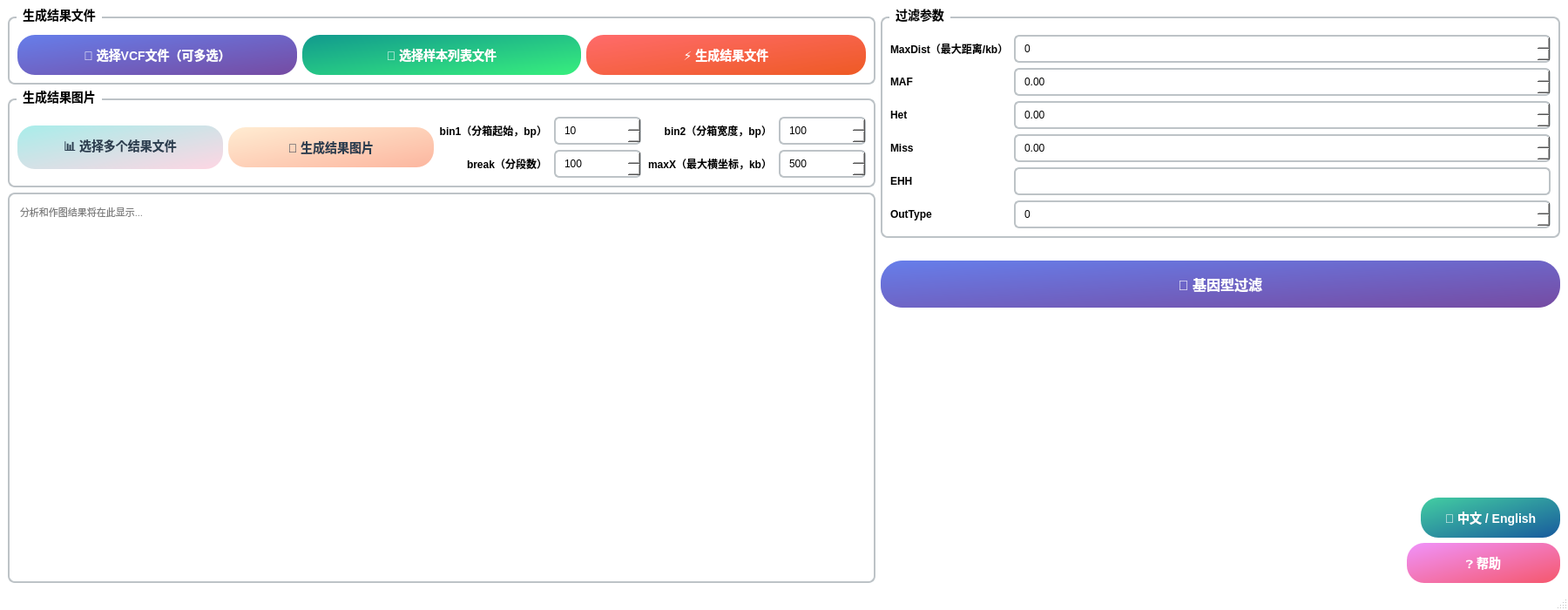
<?xml version="1.0" encoding="UTF-8"?>
<!--
 Copyright (c) 2026 BGI-Shenzhen
 Licensed under the MIT License. See LICENSE file for details.
-->
<ui version="4.0">
 <class>MainWindow</class>
 <widget class="QMainWindow" name="MainWindow">
  <property name="geometry">
   <rect>
    <x>0</x>
    <y>0</y>
    <width>1800</width>
    <height>700</height>
   </rect>
  </property>
  <property name="windowTitle">
   <string>PopLDdecay GUI - 连锁不平衡衰减分析工具</string>
  </property>
   <property name="styleSheet">
   <string notr="true">/* 固定主窗口与内容区背景为白色，不随系统主题变化 */
QMainWindow { background-color: #ffffff; }
QWidget#centralwidget { background-color: #ffffff; }
/* 固定字体与颜色为当前样式 */
QGroupBox { font-weight: bold; font-size: 14px; color: #000000; border: 2px solid #bdc3c7; border-radius: 8px; margin-top: 10px; padding-top: 10px; background-color: #ffffff; }
QGroupBox::title { subcontrol-origin: margin; left: 10px; padding: 0 5px 0 5px; color: #000000; font-weight: bold; font-size: 14px; }
QLabel { color: #000000; font-size: 12px; font-weight: 500; }
QTextEdit { background-color: #ffffff; border: 2px solid #bdc3c7; border-radius: 8px; padding: 8px; font-family: 'Consolas', 'Monaco', monospace; font-size: 11px; color: #000000; }
QSpinBox, QDoubleSpinBox, QLineEdit { background-color: #ffffff; border: 2px solid #bdc3c7; border-radius: 6px; padding: 4px 8px; font-size: 12px; min-height: 20px; color: #000000; }
QSpinBox:focus, QDoubleSpinBox:focus, QLineEdit:focus { border-color: #3498db; color: #000000; }
QMenuBar { background-color: #ffffff; color: #000000; }
QStatusBar { background-color: #ffffff; color: #000000; }</string>
  </property>
  <widget class="QWidget" name="centralwidget">
   <layout class="QHBoxLayout" name="mainHLayout">
    <item>
     <layout class="QVBoxLayout" name="mainVLayout">
      <item>
       <widget class="QGroupBox" name="groupBox_vcf">
        <property name="title">
         <string>生成结果文件</string>
        </property>
        <layout class="QHBoxLayout" name="vcfLayout">
         <item>
          <widget class="QPushButton" name="selectVCFFiles">
           <property name="styleSheet">
            <string notr="true">QPushButton {background: qlineargradient(x1:0, y1:0, x2:1, y2:1, stop:0 #667eea, stop:1 #764ba2); color: white; border: none; border-radius: 20px; font-size: 14px; font-weight: bold; padding: 12px 28px; min-width: 180px; box-shadow: 0 4px 15px rgba(102, 126, 234, 0.3);} QPushButton:hover {background: qlineargradient(x1:0, y1:0, x2:1, y2:1, stop:0 #764ba2, stop:1 #667eea); transform: translateY(-2px); box-shadow: 0 6px 20px rgba(102, 126, 234, 0.4);} QPushButton:pressed {transform: translateY(0px);}</string>
           </property>
           <property name="text">
            <string>📁 选择VCF文件（可多选）</string>
           </property>
          </widget>
         </item>
         <item>
          <widget class="QPushButton" name="selectSubpopFile">
           <property name="styleSheet">
            <string notr="true">QPushButton {background: qlineargradient(x1:0, y1:0, x2:1, y2:1, stop:0 #11998e, stop:1 #38ef7d); color: white; border: none; border-radius: 20px; font-size: 14px; font-weight: bold; padding: 12px 28px; min-width: 180px; box-shadow: 0 4px 15px rgba(17, 153, 142, 0.3);} QPushButton:hover {background: qlineargradient(x1:0, y1:0, x2:1, y2:1, stop:0 #38ef7d, stop:1 #11998e); transform: translateY(-2px); box-shadow: 0 6px 20px rgba(17, 153, 142, 0.4);} QPushButton:pressed {transform: translateY(0px);}</string>
           </property>
           <property name="text">
            <string>👥 选择样本列表文件</string>
           </property>
          </widget>
         </item>
         <item>
          <widget class="QPushButton" name="runGenerateResult">
           <property name="styleSheet">
            <string notr="true">QPushButton {background: qlineargradient(x1:0, y1:0, x2:1, y2:1, stop:0 #ff6b6b, stop:1 #ee5a24); color: white; border: none; border-radius: 20px; font-size: 14px; font-weight: bold; padding: 12px 28px; min-width: 180px; box-shadow: 0 4px 15px rgba(255, 107, 107, 0.3);} QPushButton:hover {background: qlineargradient(x1:0, y1:0, x2:1, y2:1, stop:0 #ee5a24, stop:1 #ff6b6b); transform: translateY(-2px); box-shadow: 0 6px 20px rgba(255, 107, 107, 0.4);} QPushButton:pressed {transform: translateY(0px);}</string>
           </property>
           <property name="text">
            <string>⚡ 生成结果文件</string>
           </property>
          </widget>
         </item>
        </layout>
       </widget>
      </item>
      <item>
       <widget class="QGroupBox" name="groupBox_plot">
        <property name="title">
         <string>生成结果图片</string>
        </property>
        <layout class="QHBoxLayout" name="plotLayout">
         <item>
          <widget class="QPushButton" name="selectResultFiles">
           <property name="styleSheet">
            <string notr="true">QPushButton {background: qlineargradient(x1:0, y1:0, x2:1, y2:1, stop:0 #a8edea, stop:1 #fed6e3); color: #2c3e50; border: none; border-radius: 20px; font-size: 14px; font-weight: bold; padding: 12px 28px; min-width: 180px; box-shadow: 0 4px 15px rgba(168, 237, 234, 0.3);} QPushButton:hover {background: qlineargradient(x1:0, y1:0, x2:1, y2:1, stop:0 #fed6e3, stop:1 #a8edea); transform: translateY(-2px); box-shadow: 0 6px 20px rgba(168, 237, 234, 0.4);} QPushButton:pressed {transform: translateY(0px);}</string>
           </property>
           <property name="text">
            <string>📊 选择多个结果文件</string>
           </property>
          </widget>
         </item>
         <item>
          <widget class="QPushButton" name="runGeneratePlot">
           <property name="styleSheet">
            <string notr="true">QPushButton {background: qlineargradient(x1:0, y1:0, x2:1, y2:1, stop:0 #ffecd2, stop:1 #fcb69f); color: #2c3e50; border: none; border-radius: 20px; font-size: 14px; font-weight: bold; padding: 12px 28px; min-width: 180px; box-shadow: 0 4px 15px rgba(255, 236, 210, 0.3);} QPushButton:hover {background: qlineargradient(x1:0, y1:0, x2:1, y2:1, stop:0 #fcb69f, stop:1 #ffecd2); transform: translateY(-2px); box-shadow: 0 6px 20px rgba(255, 236, 210, 0.4);} QPushButton:pressed {transform: translateY(0px);}</string>
           </property>
           <property name="text">
            <string>🎨 生成结果图片</string>
           </property>
          </widget>
         </item>
         <item>
          <layout class="QGridLayout" name="plotBinParamGrid">
           <property name="horizontalSpacing">
            <number>8</number>
           </property>
           <property name="verticalSpacing">
            <number>6</number>
           </property>
           <item row="0" column="0">
            <widget class="QLabel" name="label_bin1">
             <property name="alignment">
              <set>Qt::AlignmentFlag::AlignRight|Qt::AlignmentFlag::AlignVCenter</set>
             </property>
             <property name="text">
              <string>bin1（分箱起始，bp）</string>
             </property>
            </widget>
           </item>
           <item row="0" column="1">
            <widget class="QSpinBox" name="spinBox_bin1">
             <property name="sizePolicy">
              <sizepolicy hsizetype="Fixed" vsizetype="Fixed">
               <horstretch>0</horstretch>
               <verstretch>0</verstretch>
              </sizepolicy>
             </property>
             <property name="minimumSize">
              <size>
               <width>100</width>
               <height>0</height>
              </size>
             </property>
             <property name="maximumSize">
              <size>
               <width>100</width>
               <height>16777215</height>
              </size>
             </property>
             <property name="minimum">
              <number>0</number>
             </property>
             <property name="maximum">
              <number>1000000</number>
             </property>
             <property name="value">
              <number>10</number>
             </property>
            </widget>
           </item>
           <item row="0" column="2">
            <widget class="QLabel" name="label_bin2">
             <property name="alignment">
              <set>Qt::AlignmentFlag::AlignRight|Qt::AlignmentFlag::AlignVCenter</set>
             </property>
             <property name="text">
              <string>bin2（分箱宽度，bp）</string>
             </property>
            </widget>
           </item>
           <item row="0" column="3">
            <widget class="QSpinBox" name="spinBox_bin2">
             <property name="sizePolicy">
              <sizepolicy hsizetype="Fixed" vsizetype="Fixed">
               <horstretch>0</horstretch>
               <verstretch>0</verstretch>
              </sizepolicy>
             </property>
             <property name="minimumSize">
              <size>
               <width>100</width>
               <height>0</height>
              </size>
             </property>
             <property name="maximumSize">
              <size>
               <width>100</width>
               <height>16777215</height>
              </size>
             </property>
             <property name="minimum">
              <number>10</number>
             </property>
             <property name="maximum">
              <number>1000000</number>
             </property>
             <property name="value">
              <number>100</number>
             </property>
            </widget>
           </item>
           <item row="1" column="0">
            <widget class="QLabel" name="label_break">
             <property name="alignment">
              <set>Qt::AlignmentFlag::AlignRight|Qt::AlignmentFlag::AlignVCenter</set>
             </property>
             <property name="text">
              <string>break（分段数）</string>
             </property>
            </widget>
           </item>
           <item row="1" column="1">
            <widget class="QSpinBox" name="spinBox_break">
             <property name="sizePolicy">
              <sizepolicy hsizetype="Fixed" vsizetype="Fixed">
               <horstretch>0</horstretch>
               <verstretch>0</verstretch>
              </sizepolicy>
             </property>
             <property name="minimumSize">
              <size>
               <width>100</width>
               <height>0</height>
              </size>
             </property>
             <property name="maximumSize">
              <size>
               <width>100</width>
               <height>16777215</height>
              </size>
             </property>
             <property name="minimum">
              <number>1</number>
             </property>
             <property name="maximum">
              <number>10000</number>
             </property>
             <property name="value">
              <number>100</number>
             </property>
            </widget>
           </item>
           <item row="1" column="2">
            <widget class="QLabel" name="label_maxX">
             <property name="alignment">
              <set>Qt::AlignmentFlag::AlignRight|Qt::AlignmentFlag::AlignVCenter</set>
             </property>
             <property name="text">
              <string>maxX（最大横坐标，kb）</string>
             </property>
            </widget>
           </item>
           <item row="1" column="3">
            <widget class="QSpinBox" name="spinBox_maxX">
             <property name="sizePolicy">
              <sizepolicy hsizetype="Fixed" vsizetype="Fixed">
               <horstretch>0</horstretch>
               <verstretch>0</verstretch>
              </sizepolicy>
             </property>
             <property name="minimumSize">
              <size>
               <width>100</width>
               <height>0</height>
              </size>
             </property>
             <property name="maximumSize">
              <size>
               <width>100</width>
               <height>16777215</height>
              </size>
             </property>
             <property name="minimum">
              <number>10</number>
             </property>
             <property name="maximum">
              <number>1000000</number>
             </property>
             <property name="value">
              <number>500</number>
             </property>
            </widget>
           </item>
          </layout>
         </item>
        </layout>
       </widget>
      </item>
      <item>
       <widget class="QTextEdit" name="resultTextEdit">
        <property name="readOnly">
         <bool>true</bool>
        </property>
        <property name="placeholderText">
         <string>分析和作图结果将在此显示...</string>
        </property>
       </widget>
      </item>
     </layout>
    </item>
    <item>
     <layout class="QVBoxLayout" name="rightBarLayout">
      <item>
       <widget class="QGroupBox" name="groupBox_Advanced">
        <property name="title">
         <string>过滤参数</string>
        </property>
        <layout class="QGridLayout" name="filterParamLayout">
         <item row="0" column="0">
          <widget class="QLabel" name="label_maxdist">
           <property name="text">
            <string>MaxDist（最大距离/kb）</string>
           </property>
          </widget>
         </item>
         <item row="0" column="1">
          <widget class="QSpinBox" name="spinBox_MaxDist"/>
         </item>
         <item row="1" column="0">
          <widget class="QLabel" name="label_4">
           <property name="text">
            <string>MAF</string>
           </property>
          </widget>
         </item>
         <item row="1" column="1">
          <widget class="QDoubleSpinBox" name="doubleSpinBox_MAF">
           <property name="singleStep">
            <double>0.010000000000000</double>
           </property>
          </widget>
         </item>
         <item row="2" column="0">
          <widget class="QLabel" name="label">
           <property name="text">
            <string>Het</string>
           </property>
          </widget>
         </item>
         <item row="2" column="1">
          <widget class="QDoubleSpinBox" name="doubleSpinBox_Het">
           <property name="singleStep">
            <double>0.010000000000000</double>
           </property>
          </widget>
         </item>
         <item row="3" column="0">
          <widget class="QLabel" name="label_5">
           <property name="text">
            <string>Miss</string>
           </property>
          </widget>
         </item>
         <item row="3" column="1">
          <widget class="QDoubleSpinBox" name="doubleSpinBox_Miss">
           <property name="singleStep">
            <double>0.010000000000000</double>
           </property>
          </widget>
         </item>
         <item row="4" column="0">
          <widget class="QLabel" name="label_6">
           <property name="text">
            <string>EHH</string>
           </property>
          </widget>
         </item>
         <item row="4" column="1">
          <widget class="QLineEdit" name="lineEdit_EHH"/>
         </item>
         <item row="5" column="0">
          <widget class="QLabel" name="label_7">
           <property name="text">
            <string>OutType</string>
           </property>
          </widget>
         </item>
         <item row="5" column="1">
          <widget class="QSpinBox" name="spinBox_OutType"/>
         </item>
        </layout>
       </widget>
      </item>
      <item>
       <widget class="QFrame" name="frameGenotypeFilter">
        <property name="frameShape">
         <enum>QFrame::NoFrame</enum>
        </property>
        <property name="styleSheet">
         <string notr="true">QFrame#frameGenotypeFilter {background: qlineargradient(x1:0, y1:0, x2:1, y2:1, stop:0 #667eea, stop:1 #764ba2); border: none; border-radius: 25px; margin-top: 20px; min-width: 200px; box-shadow: 0 6px 20px rgba(102, 126, 234, 0.3);} QLabel#labelGenotypeFilterCaption {color: white; background: transparent; border: none; font-size: 16px; font-weight: bold; padding: 15px 35px;}</string>
        </property>
        <layout class="QVBoxLayout" name="verticalLayout_genotypeFilter">
         <property name="spacing">
          <number>0</number>
         </property>
         <property name="leftMargin">
          <number>0</number>
         </property>
         <property name="topMargin">
          <number>0</number>
         </property>
         <property name="rightMargin">
          <number>0</number>
         </property>
         <property name="bottomMargin">
          <number>0</number>
         </property>
         <item>
          <widget class="QLabel" name="labelGenotypeFilterCaption">
           <property name="text">
            <string>🔬 基因型过滤</string>
           </property>
           <property name="alignment">
            <set>Qt::AlignmentFlag::AlignCenter</set>
           </property>
          </widget>
         </item>
        </layout>
       </widget>
      </item>
      <item>
       <spacer name="rightBottomSpacer">
        <property name="orientation">
         <enum>Qt::Orientation::Vertical</enum>
        </property>
        <property name="sizeHint" stdset="0">
         <size>
          <width>20</width>
          <height>30</height>
         </size>
        </property>
       </spacer>
      </item>
      <item alignment="Qt::AlignmentFlag::AlignRight">
       <widget class="QPushButton" name="languageButton">
        <property name="styleSheet">
         <string notr="true">QPushButton {background: qlineargradient(x1:0, y1:0, x2:1, y2:1, stop:0 #43cea2, stop:1 #185a9d); color: white; border: none; border-radius: 20px; font-size: 14px; font-weight: bold; padding: 12px 20px; min-width: 120px;} QPushButton:hover {background: qlineargradient(x1:0, y1:0, x2:1, y2:1, stop:0 #185a9d, stop:1 #43cea2);} </string>
        </property>
        <property name="text">
         <string>🌐 中文 / English</string>
        </property>
       </widget>
      </item>
      <item alignment="Qt::AlignmentFlag::AlignRight">
       <widget class="QPushButton" name="helpButton">
        <property name="styleSheet">
         <string notr="true">QPushButton {background: qlineargradient(x1:0, y1:0, x2:1, y2:1, stop:0 #f093fb, stop:1 #f5576c); color: white; border: none; border-radius: 20px; font-size: 14px; font-weight: bold; padding: 12px 28px; min-width: 120px; box-shadow: 0 4px 15px rgba(240, 147, 251, 0.3);} QPushButton:hover {background: qlineargradient(x1:0, y1:0, x2:1, y2:1, stop:0 #f5576c, stop:1 #f093fb); transform: translateY(-2px); box-shadow: 0 6px 20px rgba(240, 147, 251, 0.4);} QPushButton:pressed {transform: translateY(0px);}</string>
        </property>
        <property name="text">
         <string>❓ 帮助</string>
        </property>
       </widget>
      </item>
     </layout>
    </item>
   </layout>
  </widget>
  <widget class="QMenuBar" name="menubar">
   <property name="geometry">
    <rect>
     <x>0</x>
     <y>0</y>
     <width>1715</width>
     <height>33</height>
    </rect>
   </property>
  </widget>
  <widget class="QStatusBar" name="statusbar"/>
 </widget>
 <resources/>
 <connections/>
</ui>
